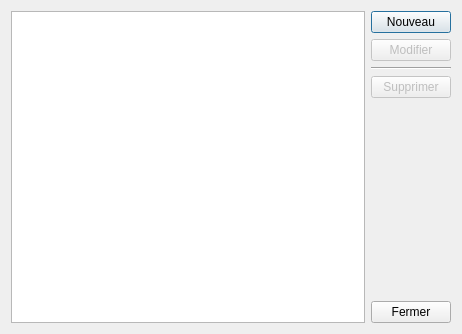
<?xml version="1.0" encoding="UTF-8"?>
<ui version="4.0">
 <class>Dialog</class>
 <widget class="QDialog" name="Dialog">
  <property name="geometry">
   <rect>
    <x>0</x>
    <y>0</y>
    <width>462</width>
    <height>334</height>
   </rect>
  </property>
  <property name="windowTitle">
   <string>Liste des consistances</string>
  </property>
  <property name="windowIcon">
   <iconset resource="../icons.qrc">
    <normaloff>:/sig/icone/marker--pencil.png</normaloff>:/sig/icone/marker--pencil.png</iconset>
  </property>
  <layout class="QVBoxLayout" name="verticalLayout_3">
   <item>
    <layout class="QVBoxLayout" name="verticalLayout_2">
     <item>
      <layout class="QHBoxLayout" name="horizontalLayout"/>
     </item>
     <item>
      <layout class="QHBoxLayout" name="horizontalLayout_2">
       <item>
        <widget class="QTableWidget" name="tableWidget">
         <property name="editTriggers">
          <set>QAbstractItemView::NoEditTriggers</set>
         </property>
         <property name="selectionMode">
          <enum>QAbstractItemView::SingleSelection</enum>
         </property>
         <property name="selectionBehavior">
          <enum>QAbstractItemView::SelectRows</enum>
         </property>
         <attribute name="horizontalHeaderDefaultSectionSize">
          <number>150</number>
         </attribute>
        </widget>
       </item>
       <item>
        <layout class="QVBoxLayout" name="verticalLayout">
         <item>
          <widget class="QPushButton" name="pushButtonNouveau">
           <property name="text">
            <string>Nouveau</string>
           </property>
           <property name="icon">
            <iconset resource="../icons.qrc">
             <normaloff>:/std/icone/if_plus_circle_12296.png</normaloff>:/std/icone/if_plus_circle_12296.png</iconset>
           </property>
          </widget>
         </item>
         <item>
          <widget class="QPushButton" name="pushButtonModifier">
           <property name="enabled">
            <bool>false</bool>
           </property>
           <property name="text">
            <string>Modifier</string>
           </property>
           <property name="icon">
            <iconset resource="../icons.qrc">
             <normaloff>:/std/icone/if_pencil_14623.png</normaloff>:/std/icone/if_pencil_14623.png</iconset>
           </property>
          </widget>
         </item>
         <item>
          <widget class="Line" name="line">
           <property name="orientation">
            <enum>Qt::Horizontal</enum>
           </property>
          </widget>
         </item>
         <item>
          <widget class="QPushButton" name="pushButtonSupprimer">
           <property name="enabled">
            <bool>false</bool>
           </property>
           <property name="text">
            <string>Supprimer</string>
           </property>
           <property name="icon">
            <iconset resource="../icons.qrc">
             <normaloff>:/std/icone/if_minus_10199.png</normaloff>:/std/icone/if_minus_10199.png</iconset>
           </property>
          </widget>
         </item>
         <item>
          <spacer name="verticalSpacer">
           <property name="orientation">
            <enum>Qt::Vertical</enum>
           </property>
           <property name="sizeHint" stdset="0">
            <size>
             <width>20</width>
             <height>40</height>
            </size>
           </property>
          </spacer>
         </item>
         <item>
          <widget class="QPushButton" name="pushButtonFermer">
           <property name="text">
            <string>Fermer</string>
           </property>
          </widget>
         </item>
        </layout>
       </item>
      </layout>
     </item>
    </layout>
   </item>
  </layout>
 </widget>
 <resources>
  <include location="../icons.qrc"/>
 </resources>
 <connections/>
</ui>
